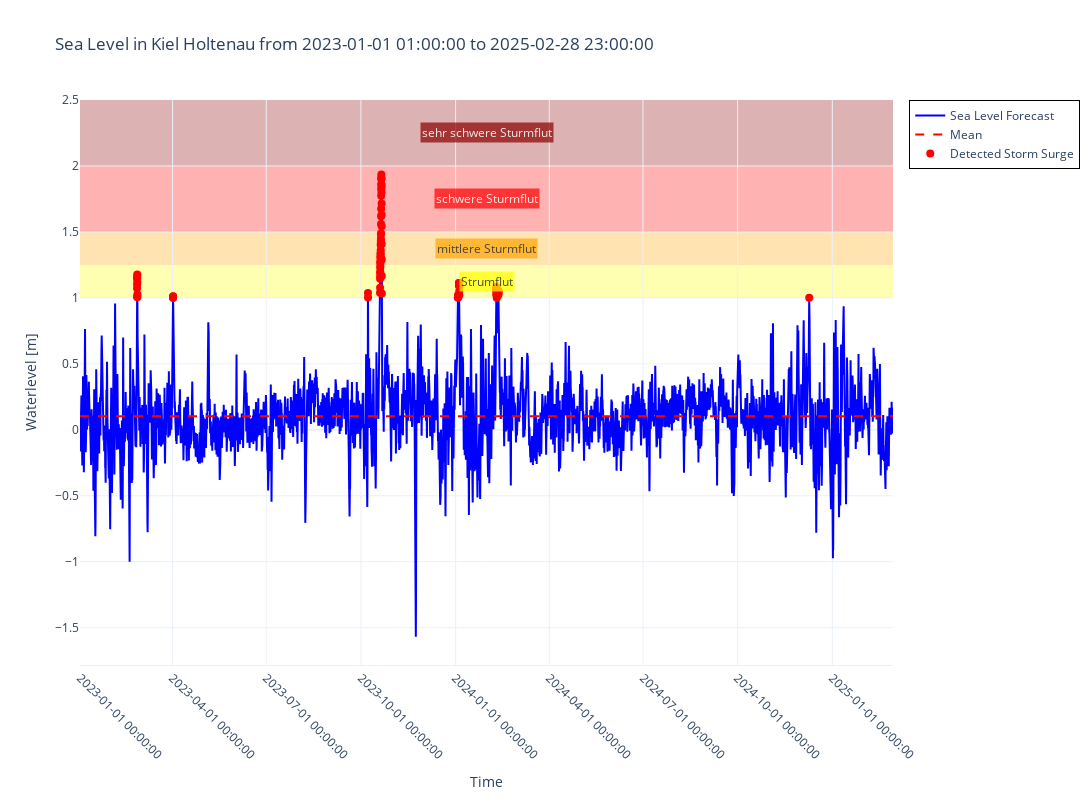

Write notebook code for a chart like this one.
### Code cell
import plotly.graph_objects as go
import pandas as pd
import datetime



sla_mean = df['SLEV'].mean()

# Erstelle die Plotly-Figur
fig = go.Figure()


# Zukunft als gestrichelte Linie (Forecast)
fig.add_trace(go.Scatter(
    x=df['TIME'], y=df['SLEV'], 
    mode='lines', name='Sea Level Forecast', 
    line=dict(color='blue')
))

# Plot Mean 
fig.add_trace(go.Scatter(
    x=[df['TIME'].min(), df['TIME'].max()], y=[sla_mean, sla_mean],
    mode='lines', name='Mean',
    line=dict(color='red', dash='dash')
))



# Anomalien als rote Punkte
fig.add_trace(go.Scatter(
    x=df_anomalies_grouped['TIME'], y=df_anomalies_grouped['SLEV'], 
    mode='markers', name='Detected Storm Surge', 
    marker=dict(color='red', size=8)
))

# FARBBEREICHE für verschiedene Wasserstandshöhen
fig.add_shape(type="rect", x0=df['TIME'].min(), x1=df['TIME'].max(),
              y0=1, y1=1.25, fillcolor="yellow",
              opacity=0.3, layer="below", line_width=0, name='Low Anomaly')

fig.add_shape(type="rect", x0=df['TIME'].min(), x1=df['TIME'].max(),
              y0=1.25, y1=1.5, fillcolor="orange",
              opacity=0.3, layer="below", line_width=0)

fig.add_shape(type="rect", x0=df['TIME'].min(), x1=df['TIME'].max(),
              y0=1.5, y1=2, fillcolor="red",
              opacity=0.3, layer="below", line_width=0)

fig.add_shape(type="rect", x0=df['TIME'].min(), x1=df['TIME'].max(),
              y0=2, y1=2.5, fillcolor="darkred",
              opacity=0.3, layer="below", line_width=0)


fig.add_annotation(x=df['TIME'].median(), y=1.125,
                   text="Strumflut", showarrow=False,
                   font=dict(size=12, color="black"),
                   bgcolor="yellow", opacity=0.7)

fig.add_annotation(x=df['TIME'].median(), y=1.375,
                   text="mittlere Sturmflut", showarrow=False,
                   font=dict(size=12, color="black"),
                   bgcolor="orange", opacity=0.7)

fig.add_annotation(x=df['TIME'].median(), y=1.75,
                   text="schwere Sturmflut", showarrow=False,
                   font=dict(size=12, color="white"),
                   bgcolor="red", opacity=0.7)

fig.add_annotation(x=df['TIME'].median(), y=2.25,
                   text="sehr schwere Sturmflut", showarrow=False,
                   font=dict(size=12, color="white"),
                   bgcolor="darkred", opacity=0.7)


# Layout anpassen
fig.update_layout(
    title=f'Sea Level in Kiel Holtenau from {df["TIME"].min()} to {df["TIME"].max()}',
    xaxis_title='Time',
    yaxis_title='Waterlevel [m]',
    width=1500,
    height=800,
    xaxis=dict(
        tickangle=45, 
        tickformat='%Y-%m-%d %H:%M:%S',
        showline=True,
        
        rangeslider=dict(visible=False),
        type='date'
    ),
    legend=dict(
        x=1.02,  # Position rechts außerhalb des Plots
        y=1,  
        xanchor='left',  # Legende am linken Rand der Position ausrichten
        yanchor='top',
        bgcolor='rgba(255,255,255,0.6)',  # Hintergrund für bessere Lesbarkeit
        bordercolor='black',
        borderwidth=1
    ),
    template='plotly_white'
)

fig.show()

### Figure 1 — Plotly figure (JSON) as saved in the notebook; plotly's stock layout.template omitted (floating-point values rounded to 4 significant figures; data arrays with more than 128 entries replaced by an {"elided": "..."} marker saying what was removed)
{"data": [{"line": {"color": "blue"}, "mode": "lines", "name": "Sea Level Forecast", "type": "scatter", "x": {"elided": "18959 str values"}, "y": {"elided": "18959 float values"}}, {"line": {"color": "red", "dash": "dash"}, "mode": "lines", "name": "Mean", "type": "scatter", "x": ["2023-01-01T01:00:00", "2025-02-28T23:00:00"], "y": [0.1028, 0.1028]}, {"marker": {"color": "red", "size": 8}, "mode": "markers", "name": "Detected Storm Surge", "type": "scatter", "x": ["2023-02-25T11:00:00.000000000", "2023-02-25T12:00:00.000000000", "2023-02-25T13:00:00.000000000", "2023-02-25T14:00:00.000000000", "2023-02-25T15:00:00.000000000", "2023-02-25T16:00:00.000000000", "2023-02-25T17:00:00.000000000", "2023-02-25T18:00:00.000000000", "2023-02-25T19:00:00.000000000", "2023-02-25T20:00:00.000000000", "2023-04-01T10:00:00.000000000", "2023-04-01T11:00:00.000000000", "2023-04-01T12:00:00.000000000", "2023-04-01T13:00:00.000000000", "2023-10-07T20:00:00.000000000", "2023-10-07T21:00:00.000000000", "2023-10-19T13:00:00.000000000", "2023-10-19T14:00:00.000000000", "2023-10-19T15:00:00.000000000", "2023-10-19T16:00:00.000000000", "2023-10-19T17:00:00.000000000", "2023-10-19T18:00:00.000000000", "2023-10-19T19:00:00.000000000", "2023-10-19T20:00:00.000000000", "2023-10-19T21:00:00.000000000", "2023-10-19T22:00:00.000000000", "2023-10-19T23:00:00.000000000", "2023-10-20T00:00:00.000000000", "2023-10-20T01:00:00.000000000", "2023-10-20T02:00:00.000000000", "2023-10-20T03:00:00.000000000", "2023-10-20T04:00:00.000000000", "2023-10-20T05:00:00.000000000", "2023-10-20T06:00:00.000000000", "2023-10-20T07:00:00.000000000", "2023-10-20T08:00:00.000000000", "2023-10-20T09:00:00.000000000", "2023-10-20T10:00:00.000000000", "2023-10-20T11:00:00.000000000", "2023-10-20T12:00:00.000000000", "2023-10-20T13:00:00.000000000", "2023-10-20T14:00:00.000000000", "2023-10-20T15:00:00.000000000", "2023-10-20T16:00:00.000000000", "2023-10-20T17:00:00.000000000", "2023-10-20T18:00:00.000000000", "2023-10-20T19:00:00.000000000", "2023-10-20T20:00:00.000000000", "2023-10-20T21:00:00.000000000", "2023-10-20T22:00:00.000000000", "2023-10-20T23:00:00.000000000", "2023-10-21T00:00:00.000000000", "2023-10-21T01:00:00.000000000", "2023-10-21T02:00:00.000000000", "2023-10-21T03:00:00.000000000", "2023-10-21T04:00:00.000000000", "2023-10-21T05:00:00.000000000", "2023-10-21T06:00:00.000000000", "2023-10-21T07:00:00.000000000", "2023-10-21T08:00:00.000000000", "2024-01-03T05:00:00.000000000", "2024-01-03T06:00:00.000000000", "2024-01-03T08:00:00.000000000", "2024-01-03T09:00:00.000000000", "2024-01-03T10:00:00.000000000", "2024-01-04T04:00:00.000000000", "2024-01-04T05:00:00.000000000", "2024-01-04T06:00:00.000000000", "2024-01-04T07:00:00.000000000", "2024-01-04T08:00:00.000000000", "2024-01-04T09:00:00.000000000", "2024-01-04T10:00:00.000000000", "2024-01-04T11:00:00.000000000", "2024-01-04T12:00:00.000000000", "2024-01-04T13:00:00.000000000", "2024-01-04T14:00:00.000000000", "2024-02-09T13:00:00.000000000", "2024-02-09T14:00:00.000000000", "2024-02-09T15:00:00.000000000", "2024-02-09T16:00:00.000000000", "2024-02-09T17:00:00.000000000", "2024-02-09T18:00:00.000000000", "2024-02-09T19:00:00.000000000", "2024-02-09T20:00:00.000000000", "2024-02-09T21:00:00.000000000", "2024-02-09T22:00:00.000000000", "2024-02-11T11:00:00.000000000", "2024-02-11T12:00:00.000000000", "2024-02-11T13:00:00.000000000", "2024-02-11T14:00:00.000000000", "2024-02-11T15:00:00.000000000", "2024-02-11T16:00:00.000000000", "2024-12-09T13:00:00.000000000"], "y": [1.006, 1.073, 1.101, 1.148, 1.146, 1.178, 1.166, 1.12, 1.028, 1.006, 1.001, 1.013, 1.011, 1.001, 1.036, 1.003, 1.04, 1.076, 1.145, 1.163, 1.188, 1.198, 1.226, 1.24, 1.261, 1.273, 1.273, 1.313, 1.301, 1.335, 1.338, 1.311, 1.361, 1.401, 1.411, 1.433, 1.405, 1.448, 1.481, 1.49, 1.56, 1.618, 1.676, 1.775, 1.823, 1.863, 1.913, 1.935, 1.901, 1.901, 1.856, 1.84, 1.8, 1.716, 1.63, 1.543, 1.408, 1.291, 1.166, 1.033, 1.003, 1.003, 1.021, 1.01, 1.003, 1.023, 1.113, 1.098, 1.113, 1.105, 1.108, 1.096, 1.1, 1.088, 1.051, 1.02, 1.028, 1.056, 1.061, 1.076, 1.083, 1.071, 1.07, 1.048, 1.02, 1.001, 1.02, 1.03, 1.046, 1.05, 1.053, 1.033, 1.001]}], "layout": {"annotations": [{"bgcolor": "yellow", "font": {"color": "black", "size": 12}, "opacity": 0.7, "showarrow": false, "text": "Strumflut", "x": "2024-01-31T00:00:00", "y": 1.125}, {"bgcolor": "orange", "font": {"color": "black", "size": 12}, "opacity": 0.7, "showarrow": false, "text": "mittlere Sturmflut", "x": "2024-01-31T00:00:00", "y": 1.375}, {"bgcolor": "red", "font": {"color": "white", "size": 12}, "opacity": 0.7, "showarrow": false, "text": "schwere Sturmflut", "x": "2024-01-31T00:00:00", "y": 1.75}, {"bgcolor": "darkred", "font": {"color": "white", "size": 12}, "opacity": 0.7, "showarrow": false, "text": "sehr schwere Sturmflut", "x": "2024-01-31T00:00:00", "y": 2.25}], "height": 800, "legend": {"bgcolor": "rgba(255,255,255,0.6)", "bordercolor": "black", "borderwidth": 1, "x": 1.02, "xanchor": "left", "y": 1, "yanchor": "top"}, "shapes": [{"fillcolor": "yellow", "layer": "below", "line": {"width": 0}, "name": "Low Anomaly", "opacity": 0.3, "type": "rect", "x0": "2023-01-01T01:00:00", "x1": "2025-02-28T23:00:00", "y0": 1, "y1": 1.25}, {"fillcolor": "orange", "layer": "below", "line": {"width": 0}, "opacity": 0.3, "type": "rect", "x0": "2023-01-01T01:00:00", "x1": "2025-02-28T23:00:00", "y0": 1.25, "y1": 1.5}, {"fillcolor": "red", "layer": "below", "line": {"width": 0}, "opacity": 0.3, "type": "rect", "x0": "2023-01-01T01:00:00", "x1": "2025-02-28T23:00:00", "y0": 1.5, "y1": 2}, {"fillcolor": "darkred", "layer": "below", "line": {"width": 0}, "opacity": 0.3, "type": "rect", "x0": "2023-01-01T01:00:00", "x1": "2025-02-28T23:00:00", "y0": 2, "y1": 2.5}], "title": {"text": "Sea Level in Kiel Holtenau from 2023-01-01 01:00:00 to 2025-02-28 23:00:00"}, "width": 1500, "xaxis": {"rangeslider": {"visible": false}, "showline": true, "tickangle": 45, "tickformat": "%Y-%m-%d %H:%M:%S", "title": {"text": "Time"}, "type": "date"}, "yaxis": {"title": {"text": "Waterlevel [m]"}}}}
